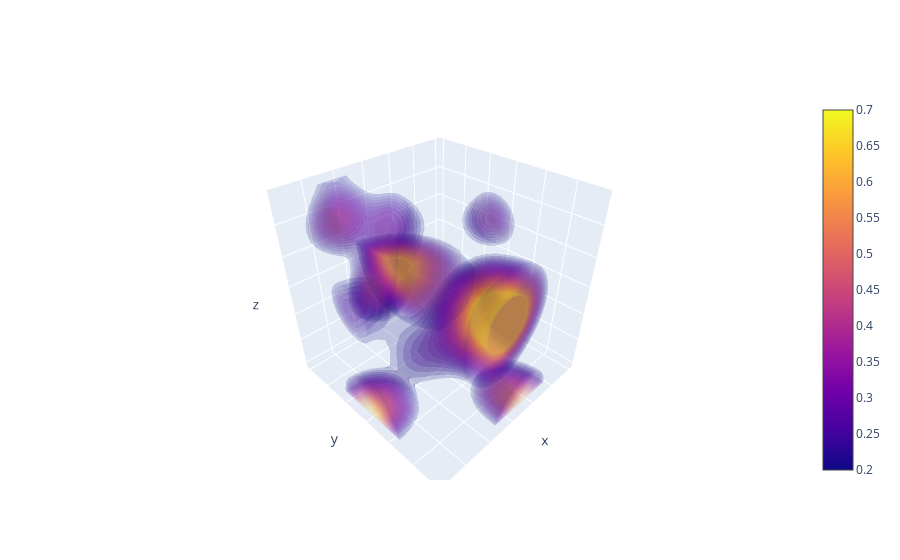

Write notebook code for a chart like this one.
### Code cell
import numpy as np
import plotly.graph_objects as go

# Generate nicely looking random 3D-field
np.random.seed(0)
l = 30
X, Y, Z = np.mgrid[:l, :l, :l]
vol = np.zeros((l, l, l))
pts = (l * np.random.rand(3, 15)).astype(np.int)
vol[tuple(indices for indices in pts)] = 1

from scipy import ndimage
vol = ndimage.gaussian_filter(vol, 4)
vol /= vol.max()

fig = go.Figure(data=go.Volume(
    x=X.flatten(), y=Y.flatten(), z=Z.flatten(),
    value=vol.flatten(),
    isomin=0.2,
    isomax=0.7,
    opacity=0.1,
    surface_count=25,
    ))
fig.update_layout(scene_xaxis_showticklabels=False,
                  scene_yaxis_showticklabels=False,
                  scene_zaxis_showticklabels=False)
fig.show()

### Figure 1 — Plotly figure (JSON) as saved in the notebook; plotly's stock layout.template omitted (floating-point values rounded to 4 significant figures; data arrays with more than 128 entries replaced by an {"elided": "..."} marker saying what was removed)
{"data": [{"isomax": 0.7, "isomin": 0.2, "opacity": 0.1, "surface": {"count": 25}, "type": "volume", "value": {"elided": "27000 float values"}, "x": {"elided": "27000 int values"}, "y": {"elided": "27000 int values"}, "z": {"elided": "27000 int values"}}], "layout": {"scene": {"xaxis": {"showticklabels": false}, "yaxis": {"showticklabels": false}, "zaxis": {"showticklabels": false}}}}
